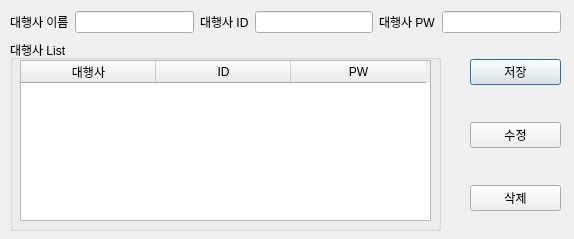
<?xml version="1.0" encoding="UTF-8"?>
<ui version="4.0">
 <class>RegisterDeliveryDialog</class>
 <widget class="QDialog" name="RegisterDeliveryDialog">
  <property name="geometry">
   <rect>
    <x>0</x>
    <y>0</y>
    <width>574</width>
    <height>239</height>
   </rect>
  </property>
  <property name="windowTitle">
   <string>대행사 계정 등록</string>
  </property>
  <widget class="QGroupBox" name="groupBox">
   <property name="geometry">
    <rect>
     <x>10</x>
     <y>40</y>
     <width>431</width>
     <height>191</height>
    </rect>
   </property>
   <property name="title">
    <string>대행사 List</string>
   </property>
   <widget class="QTableWidget" name="tableWidget">
    <property name="geometry">
     <rect>
      <x>10</x>
      <y>20</y>
      <width>411</width>
      <height>161</height>
     </rect>
    </property>
    <property name="columnCount">
     <number>3</number>
    </property>
    <attribute name="horizontalHeaderMinimumSectionSize">
     <number>23</number>
    </attribute>
    <attribute name="horizontalHeaderDefaultSectionSize">
     <number>135</number>
    </attribute>
    <attribute name="verticalHeaderDefaultSectionSize">
     <number>30</number>
    </attribute>
    <column>
     <property name="text">
      <string>대행사</string>
     </property>
    </column>
    <column>
     <property name="text">
      <string>ID</string>
     </property>
    </column>
    <column>
     <property name="text">
      <string>PW</string>
     </property>
    </column>
   </widget>
  </widget>
  <widget class="QWidget" name="">
   <property name="geometry">
    <rect>
     <x>10</x>
     <y>10</y>
     <width>551</width>
     <height>24</height>
    </rect>
   </property>
   <layout class="QHBoxLayout" name="horizontalLayout">
    <item>
     <widget class="QLabel" name="label_delivery_name">
      <property name="text">
       <string>대행사 이름</string>
      </property>
     </widget>
    </item>
    <item>
     <widget class="QLineEdit" name="lineedit_delivery_name"/>
    </item>
    <item>
     <widget class="QLabel" name="label_delivery_id">
      <property name="text">
       <string>대행사 ID</string>
      </property>
     </widget>
    </item>
    <item>
     <widget class="QLineEdit" name="lineedit_delivery_id"/>
    </item>
    <item>
     <widget class="QLabel" name="label_delivery_pw">
      <property name="text">
       <string>대행사 PW</string>
      </property>
     </widget>
    </item>
    <item>
     <widget class="QLineEdit" name="lineEdit_delivery_pw">
      <property name="statusTip">
       <string/>
      </property>
     </widget>
    </item>
   </layout>
  </widget>
  <widget class="QWidget" name="">
   <property name="geometry">
    <rect>
     <x>470</x>
     <y>40</y>
     <width>91</width>
     <height>191</height>
    </rect>
   </property>
   <layout class="QVBoxLayout" name="verticalLayout">
    <property name="spacing">
     <number>18</number>
    </property>
    <item>
     <widget class="QPushButton" name="pushButton">
      <property name="text">
       <string>저장</string>
      </property>
     </widget>
    </item>
    <item>
     <widget class="QPushButton" name="pushButton_2">
      <property name="text">
       <string>수정</string>
      </property>
     </widget>
    </item>
    <item>
     <widget class="QPushButton" name="pushButton_3">
      <property name="text">
       <string>삭제</string>
      </property>
     </widget>
    </item>
   </layout>
  </widget>
 </widget>
 <resources/>
 <connections/>
</ui>
